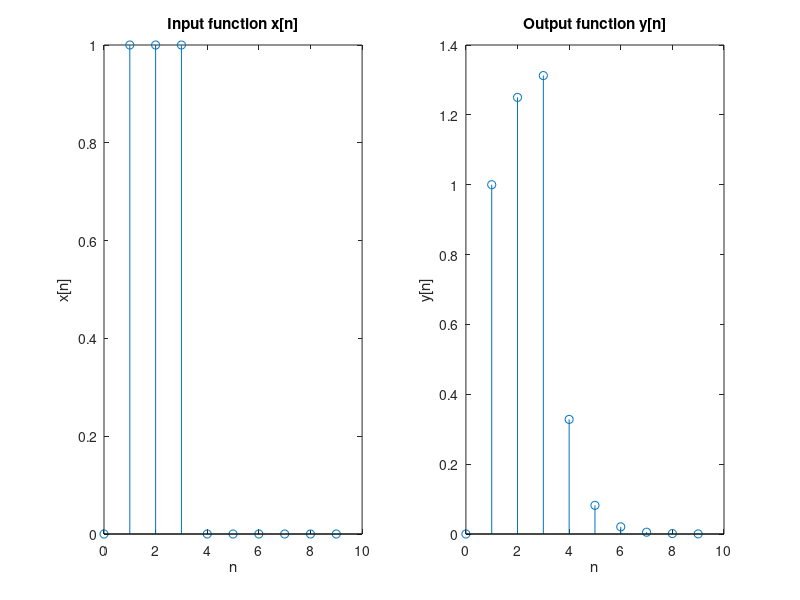

Write the MATLAB code that produced this figure.
%Julian Aloise 
%Part2_Question1 
%40177178

clear
clc

%initialize n,x and y
n = [0:9];
x = zeros(1,10);
x(2:4) = 1;
y = zeros(1,10);

for i = 1:10
    if (i == 1)
      y(i) = x(i);
    else
      y(i) = x(i) + (1/4) * y(i-1);
    end 
end

subplot(1,2,1);
stem(n,x);
xlabel('n');
ylabel('x[n]');
title('Input function x[n]')

subplot(1,2,2);
stem(n,y);
xlabel('n');
ylabel('y[n]');
title('Output function y[n]')
